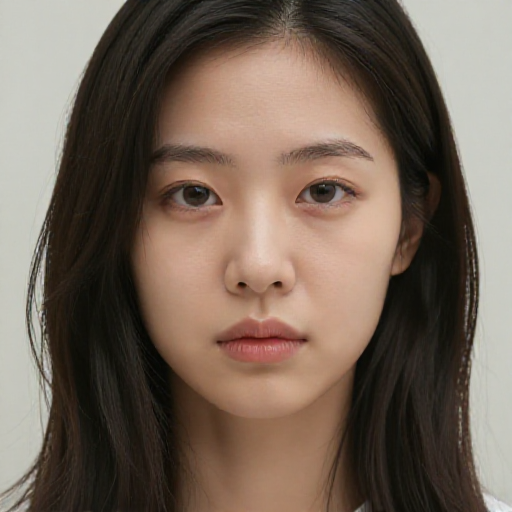
#> input picture compose_yaml/zit/app/lora_dataset/img_000.png, 512 x 512 px
$ python -i canny.py   (imports and definitions only)
#> lines starting #> are read from the running program, lines starting #| are printed output that depends on the picture; after the words box and inside, x2 and y2 are one past the last pixel; in counts of white or black regions, pixels touching at a corner belong together
"""Canny edge detection preprocessor. No model weights needed."""

import cv2
import numpy as np


def apply_canny(
    image: np.ndarray,
    low_threshold: int = 100,
    high_threshold: int = 200,
) -> np.ndarray:
    """Extract Canny edges from RGB image.

    Args:
        image: RGB numpy array (H, W, 3), uint8
        low_threshold: Canny low threshold
        high_threshold: Canny high threshold

    Returns:
        RGB edge map (H, W, 3), uint8
    """
#> called with low_threshold = 100, high_threshold = 200
    gray = cv2.cvtColor(image, cv2.COLOR_RGB2GRAY)
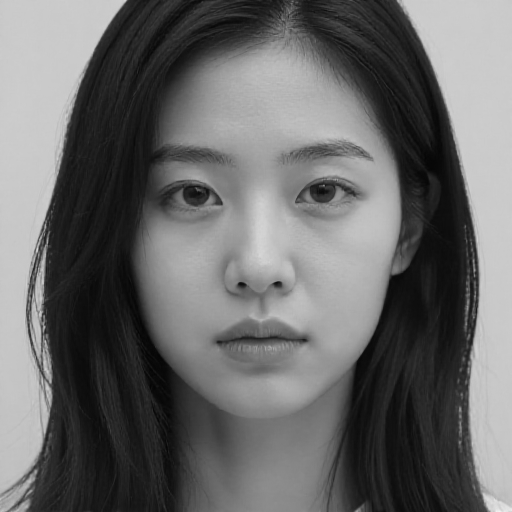
#> gray: shape (512, 512); min 4, max 242, mean 105.1
    edges = cv2.Canny(gray, low_threshold, high_threshold)
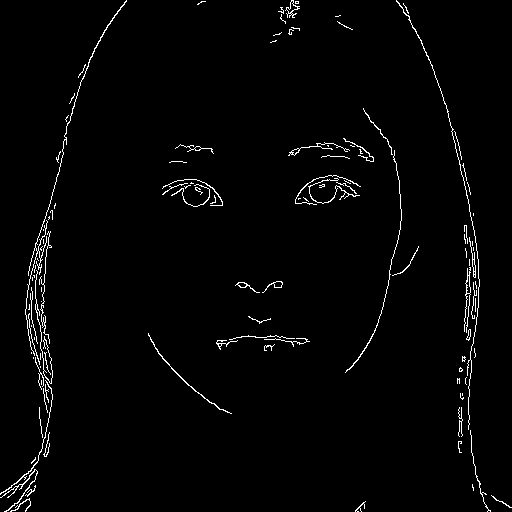
#> edges: shape (512, 512); 1.9% white in thin lines or dots
    return cv2.cvtColor(edges, cv2.COLOR_GRAY2RGB)
#> returned value: shape (512, 512, 3); 1.9% white in thin lines or dots

>>> import cv2
>>> picture = cv2.cvtColor(cv2.imread('../../lora_dataset/img_000.png'), cv2.COLOR_BGR2RGB)
>>> result = apply_canny(picture)

$ run again, on compose_yaml/zit/app/lora_dataset/img_001.png
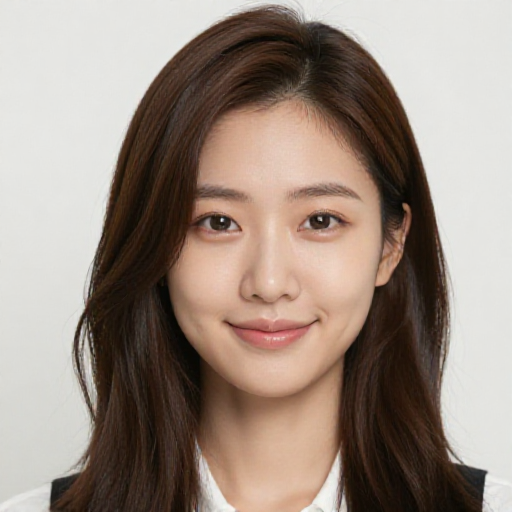
#> input picture compose_yaml/zit/app/lora_dataset/img_001.png, 512 x 512 px
#> in apply_canny, `gray = cv2.cvtColor(image, cv2.COLOR_RGB2GRAY)`:
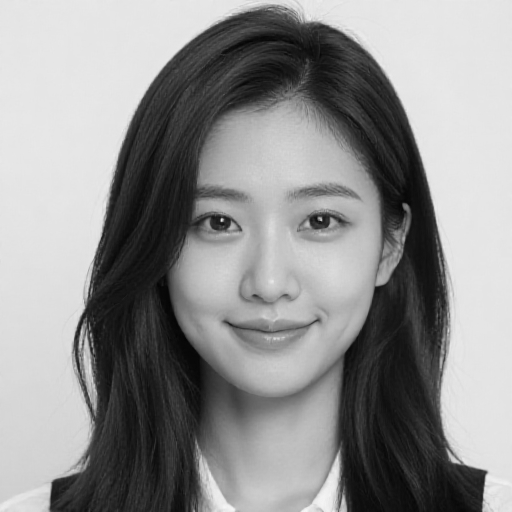
#> gray: shape (512, 512); min 4, max 246, mean 143.7
#> in apply_canny, `edges = cv2.Canny(gray, low_threshold, high_threshold)`:
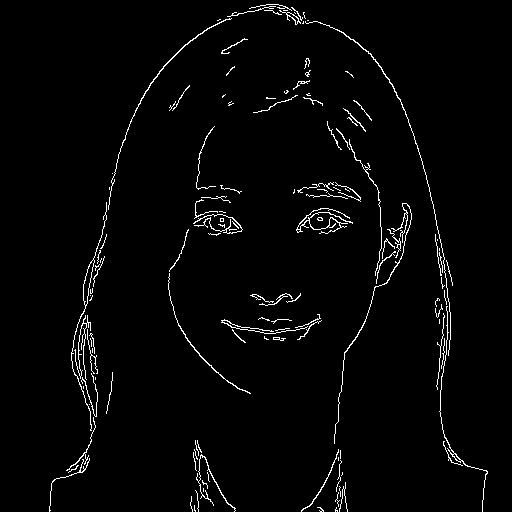
#> edges: shape (512, 512); 2.3% white in thin lines or dots, all inside (x1, y1, x2, y2) = (49, 4, 488, 512)

$ run again, on compose_yaml/zit/app/lora_dataset/img_002.png
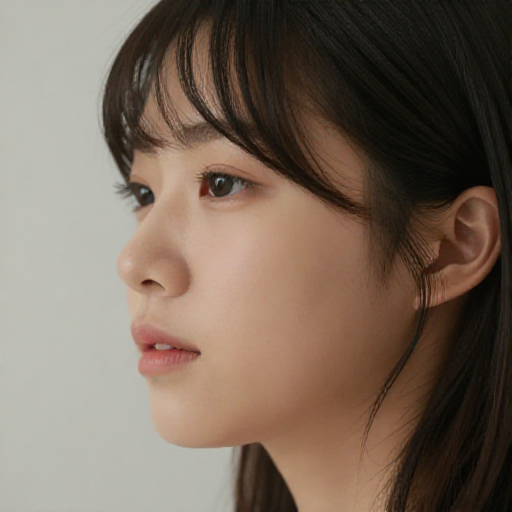
#> input picture compose_yaml/zit/app/lora_dataset/img_002.png, 512 x 512 px
#> in apply_canny, `gray = cv2.cvtColor(image, cv2.COLOR_RGB2GRAY)`:
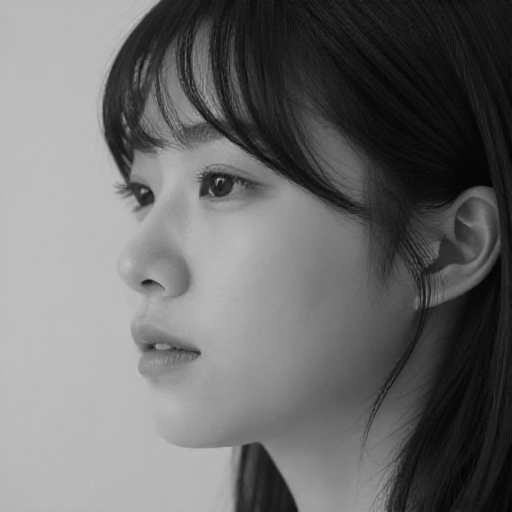
#> gray: shape (512, 512); min 2, max 192, mean 107.7
#> in apply_canny, `edges = cv2.Canny(gray, low_threshold, high_threshold)`:
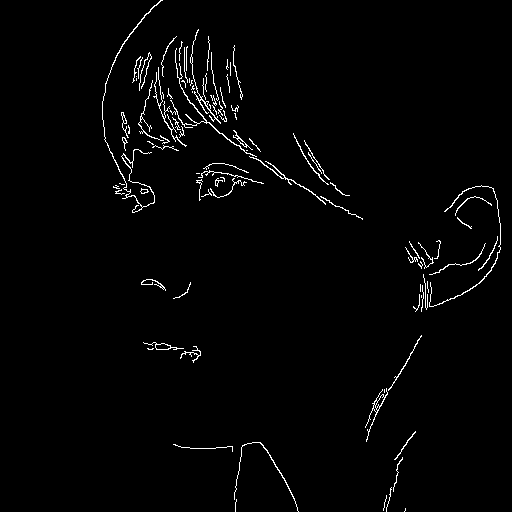
#> edges: shape (512, 512); 1.8% white in thin lines or dots, all inside (x1, y1, x2, y2) = (102, 0, 501, 512)

$ run again, on compose_yaml/zit/app/lora_dataset/img_003.png
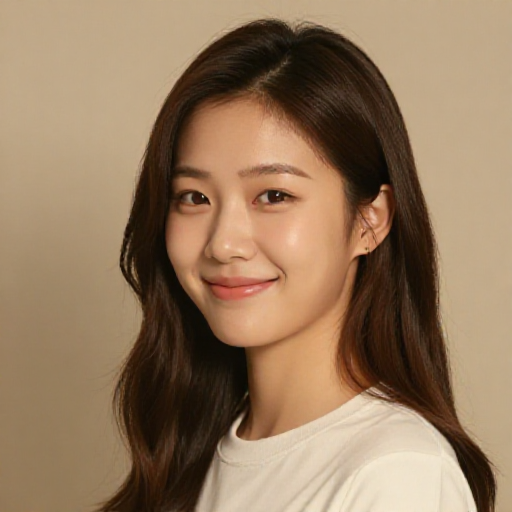
#> input picture compose_yaml/zit/app/lora_dataset/img_003.png, 512 x 512 px
#> in apply_canny, `gray = cv2.cvtColor(image, cv2.COLOR_RGB2GRAY)`:
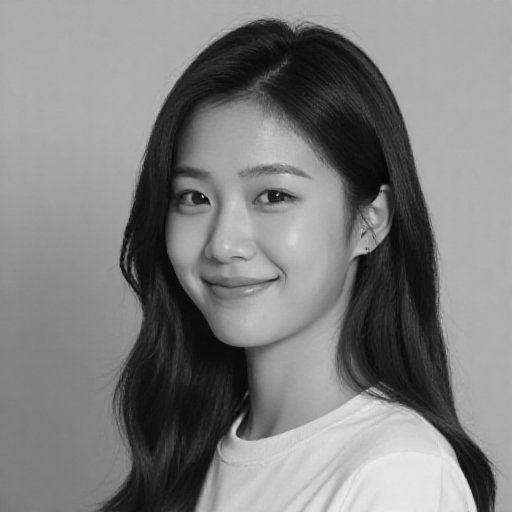
#> gray: shape (512, 512); min 5, max 236, mean 127
#> in apply_canny, `edges = cv2.Canny(gray, low_threshold, high_threshold)`:
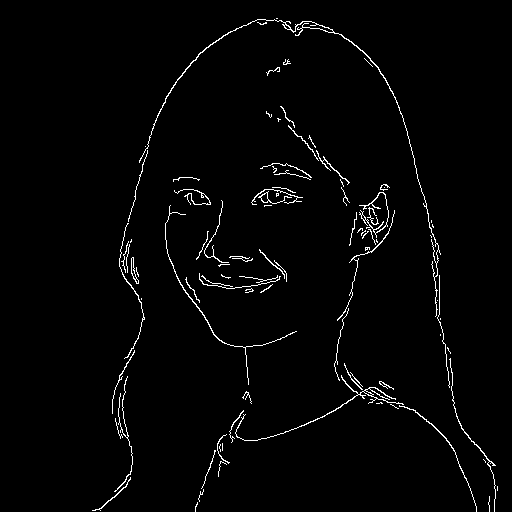
#> edges: shape (512, 512); 2% white in thin lines or dots, all inside (x1, y1, x2, y2) = (92, 18, 498, 512)
